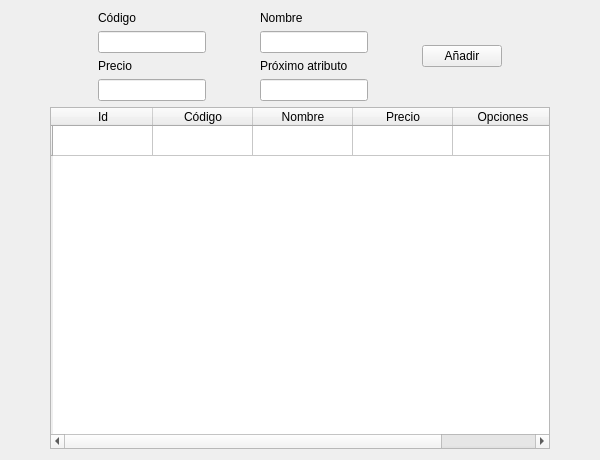
<?xml version="1.0" encoding="UTF-8"?>
<ui version="4.0">
 <class>serviciosForm</class>
 <widget class="QWidget" name="serviciosForm">
  <property name="geometry">
   <rect>
    <x>0</x>
    <y>0</y>
    <width>600</width>
    <height>460</height>
   </rect>
  </property>
  <property name="sizePolicy">
   <sizepolicy hsizetype="Minimum" vsizetype="Preferred">
    <horstretch>0</horstretch>
    <verstretch>0</verstretch>
   </sizepolicy>
  </property>
  <property name="minimumSize">
   <size>
    <width>600</width>
    <height>0</height>
   </size>
  </property>
  <property name="maximumSize">
   <size>
    <width>600</width>
    <height>16777215</height>
   </size>
  </property>
  <property name="windowTitle">
   <string>Servicios</string>
  </property>
  <layout class="QGridLayout" name="gridLayout">
   <item row="0" column="0">
    <layout class="QHBoxLayout" name="horizontalLayout">
     <item>
      <layout class="QVBoxLayout" name="verticalLayout_2">
       <item>
        <widget class="QLabel" name="label">
         <property name="sizePolicy">
          <sizepolicy hsizetype="Minimum" vsizetype="Maximum">
           <horstretch>0</horstretch>
           <verstretch>0</verstretch>
          </sizepolicy>
         </property>
         <property name="text">
          <string>Código</string>
         </property>
        </widget>
       </item>
       <item>
        <widget class="QLineEdit" name="lineEdit_Codigo">
         <property name="sizePolicy">
          <sizepolicy hsizetype="Maximum" vsizetype="Maximum">
           <horstretch>0</horstretch>
           <verstretch>0</verstretch>
          </sizepolicy>
         </property>
        </widget>
       </item>
       <item>
        <widget class="QLabel" name="label_3">
         <property name="text">
          <string>Precio</string>
         </property>
        </widget>
       </item>
       <item>
        <widget class="QLineEdit" name="lineEdit_Precio">
         <property name="sizePolicy">
          <sizepolicy hsizetype="Maximum" vsizetype="Maximum">
           <horstretch>0</horstretch>
           <verstretch>0</verstretch>
          </sizepolicy>
         </property>
        </widget>
       </item>
      </layout>
     </item>
     <item>
      <layout class="QVBoxLayout" name="verticalLayout_3">
       <item>
        <widget class="QLabel" name="label_2">
         <property name="sizePolicy">
          <sizepolicy hsizetype="Minimum" vsizetype="Preferred">
           <horstretch>0</horstretch>
           <verstretch>0</verstretch>
          </sizepolicy>
         </property>
         <property name="text">
          <string>Nombre</string>
         </property>
        </widget>
       </item>
       <item>
        <widget class="QLineEdit" name="lineEdit_Nombre">
         <property name="sizePolicy">
          <sizepolicy hsizetype="Maximum" vsizetype="Fixed">
           <horstretch>0</horstretch>
           <verstretch>0</verstretch>
          </sizepolicy>
         </property>
        </widget>
       </item>
       <item>
        <widget class="QLabel" name="label_4">
         <property name="text">
          <string>Próximo atributo</string>
         </property>
        </widget>
       </item>
       <item>
        <widget class="QLineEdit" name="lineEdit_proximo">
         <property name="sizePolicy">
          <sizepolicy hsizetype="Maximum" vsizetype="Fixed">
           <horstretch>0</horstretch>
           <verstretch>0</verstretch>
          </sizepolicy>
         </property>
        </widget>
       </item>
      </layout>
     </item>
     <item>
      <layout class="QVBoxLayout" name="verticalLayout">
       <item>
        <widget class="QPushButton" name="btnAdd">
         <property name="sizePolicy">
          <sizepolicy hsizetype="Fixed" vsizetype="Fixed">
           <horstretch>0</horstretch>
           <verstretch>0</verstretch>
          </sizepolicy>
         </property>
         <property name="text">
          <string>Añadir</string>
         </property>
        </widget>
       </item>
      </layout>
     </item>
    </layout>
   </item>
   <item row="1" column="0" alignment="Qt::AlignHCenter">
    <widget class="QTableWidget" name="tableWidget">
     <property name="sizePolicy">
      <sizepolicy hsizetype="Maximum" vsizetype="Minimum">
       <horstretch>0</horstretch>
       <verstretch>0</verstretch>
      </sizepolicy>
     </property>
     <property name="minimumSize">
      <size>
       <width>500</width>
       <height>0</height>
      </size>
     </property>
     <property name="maximumSize">
      <size>
       <width>16777215</width>
       <height>16777215</height>
      </size>
     </property>
     <property name="styleSheet">
      <string notr="true"/>
     </property>
     <row>
      <property name="text">
       <string/>
      </property>
     </row>
     <column>
      <property name="text">
       <string>Id</string>
      </property>
      <property name="whatsThis">
       <string/>
      </property>
      <property name="textAlignment">
       <set>AlignCenter</set>
      </property>
     </column>
     <column>
      <property name="text">
       <string>Código</string>
      </property>
     </column>
     <column>
      <property name="text">
       <string>Nombre</string>
      </property>
     </column>
     <column>
      <property name="text">
       <string>Precio</string>
      </property>
     </column>
     <column>
      <property name="text">
       <string>Opciones</string>
      </property>
     </column>
     <item row="0" column="1">
      <property name="text">
       <string/>
      </property>
      <property name="textAlignment">
       <set>AlignCenter</set>
      </property>
     </item>
     <item row="0" column="2">
      <property name="text">
       <string/>
      </property>
     </item>
    </widget>
   </item>
  </layout>
 </widget>
 <resources/>
 <connections/>
</ui>
